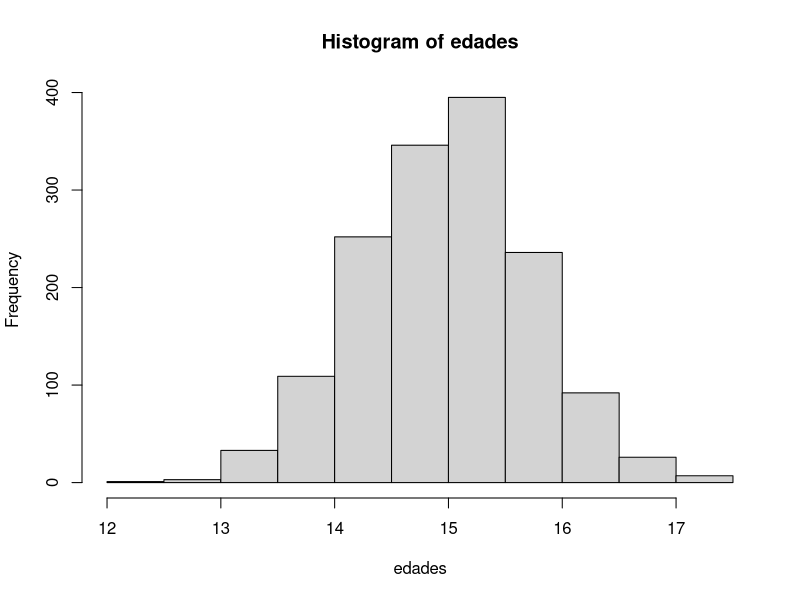
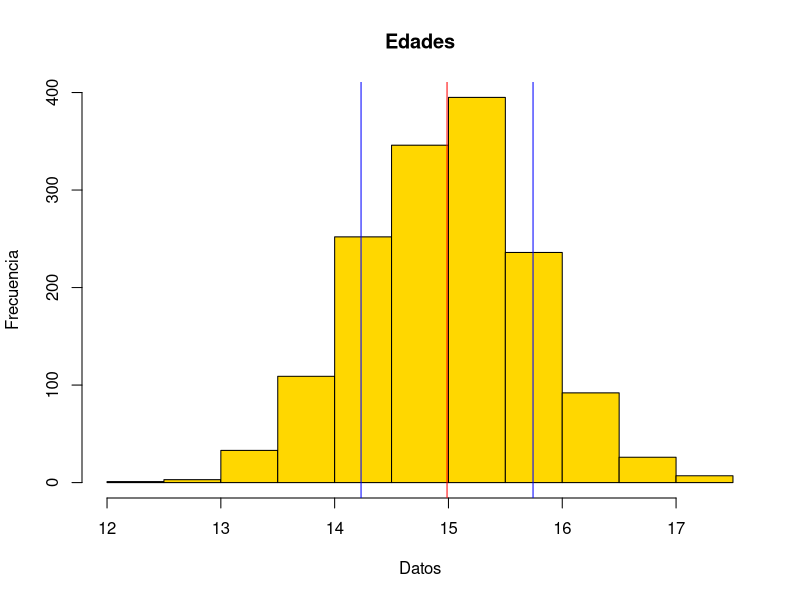

Here is the R script that generated these plots, in order:
### Funciones en R

# Jesedh Guerrero Paisano
# 25/octubre/2022

"Descripcion: Ya hay funciones cargadas en R, pero podemos crear algunas otras
que no esten cargadas incluso utilizando funciones dentro de las funciones"

"Indice:
1-Caso de uso para las funciones
2-Funciones definidas por el usuario
"

### 1- Planteamiento del problema (usando funciones de R)
# Supongamos que nuestro jefe nos pide hacer un histograma con los 1500 datos de edades de una encuesta

edades <- rnorm(n=1500, mean=15, sd=.75)
hist(x=edades)

# Agregando la media y la desviacion estandar(como lineas), etiquetas en español y color dorado

media <- mean(edades)
desviacion_estandar <- sd(edades)

hist(edades, main="Edades", xlab="Datos", ylab="Frecuencia", col="gold")
abline(v=media, col="red")
abline(v=media+(desviacion_estandar*c(1, -1)), col="blue")

# Pero si ocupamos esto para las demas variables de la encuenta ¿Copiariamos el codigo n cantidad de variables?

### 2- Funciones definidas por el usuario

